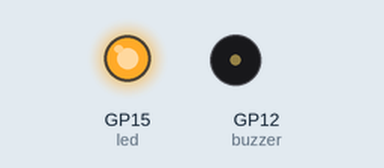
This program was run on a simulated Raspberry Pi Pico running MicroPython. Shown: output pins drawn as LEDs (lit = HIGH), buzzer (waves = sounding, pin HIGH). What the program prints to the serial console is not drawn.

Above: at 0.05 s.
At 2.6 s:
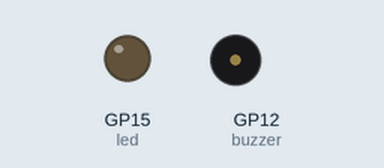
Timing chart, 0 to 6.6 s (numbered marks = the images above):
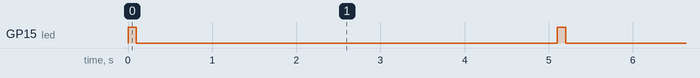

The program:

alarm.py
```python
import machine
import utime

sensor_pir = machine.Pin(28, machine.Pin.IN)
led = machine.Pin(15, machine.Pin.OUT)
buzzer = machine.Pin(12, machine.Pin.OUT)

def pir_handler(pin):
    print("ALARM! Motion detected!")
    for i in range(50):
        led.toggle()
        buzzer.toggle()
        utime.sleep_ms(100)

sensor_pir.irq(trigger=machine.Pin.IRQ_RISING, handler=pir_handler)

while True:
    print('watching...')
    led.value(1)
    utime.sleep_ms(100)
    led.value(0)
    utime.sleep(5)
```

Measured:
- by itself, GP15 (led): alternates HIGH for 0.10 s and LOW for 5.0 s
